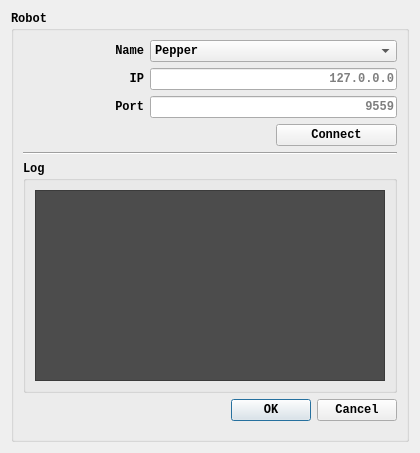
<?xml version="1.0" encoding="UTF-8"?>
<ui version="4.0">
 <class>ConnectionDialog</class>
 <widget class="QDialog" name="ConnectionDialog">
  <property name="geometry">
   <rect>
    <x>0</x>
    <y>0</y>
    <width>420</width>
    <height>453</height>
   </rect>
  </property>
  <property name="sizePolicy">
   <sizepolicy hsizetype="Preferred" vsizetype="Preferred">
    <horstretch>0</horstretch>
    <verstretch>0</verstretch>
   </sizepolicy>
  </property>
  <property name="minimumSize">
   <size>
    <width>350</width>
    <height>220</height>
   </size>
  </property>
  <property name="maximumSize">
   <size>
    <width>500</width>
    <height>500</height>
   </size>
  </property>
  <property name="windowTitle">
   <string>Connection Dialog</string>
  </property>
  <layout class="QGridLayout" name="gridLayout_3">
   <item row="0" column="0">
    <widget class="QGroupBox" name="groupBox">
     <property name="font">
      <font>
       <family>Courier New</family>
       <weight>75</weight>
       <bold>true</bold>
      </font>
     </property>
     <property name="title">
      <string>Robot</string>
     </property>
     <layout class="QGridLayout" name="gridLayout">
      <item row="0" column="0">
       <layout class="QGridLayout" name="gridLayout_12">
        <item row="1" column="0">
         <widget class="QLabel" name="robotIPLabel">
          <property name="text">
           <string>IP</string>
          </property>
          <property name="alignment">
           <set>Qt::AlignRight|Qt::AlignTrailing|Qt::AlignVCenter</set>
          </property>
         </widget>
        </item>
        <item row="5" column="0" colspan="3">
         <widget class="QGroupBox" name="groupBox_2">
          <property name="title">
           <string>Log</string>
          </property>
          <layout class="QGridLayout" name="gridLayout_2">
           <item row="0" column="0">
            <widget class="QTextEdit" name="messageTextEdit">
             <property name="autoFillBackground">
              <bool>true</bool>
             </property>
             <property name="styleSheet">
              <string notr="true">background: rgb(76, 76, 76)</string>
             </property>
            </widget>
           </item>
          </layout>
         </widget>
        </item>
        <item row="2" column="0">
         <widget class="QLabel" name="portLabel">
          <property name="text">
           <string>Port</string>
          </property>
          <property name="alignment">
           <set>Qt::AlignRight|Qt::AlignTrailing|Qt::AlignVCenter</set>
          </property>
         </widget>
        </item>
        <item row="8" column="1">
         <spacer name="verticalSpacer">
          <property name="orientation">
           <enum>Qt::Vertical</enum>
          </property>
          <property name="sizeHint" stdset="0">
           <size>
            <width>20</width>
            <height>10</height>
           </size>
          </property>
         </spacer>
        </item>
        <item row="2" column="1" colspan="2">
         <widget class="QLineEdit" name="robotPortValue">
          <property name="alignment">
           <set>Qt::AlignRight|Qt::AlignTrailing|Qt::AlignVCenter</set>
          </property>
          <property name="placeholderText">
           <string>9559</string>
          </property>
         </widget>
        </item>
        <item row="4" column="0" colspan="3">
         <widget class="Line" name="line">
          <property name="orientation">
           <enum>Qt::Horizontal</enum>
          </property>
         </widget>
        </item>
        <item row="3" column="2">
         <widget class="QPushButton" name="connectPushButton">
          <property name="text">
           <string>Connect</string>
          </property>
         </widget>
        </item>
        <item row="6" column="1" colspan="2">
         <widget class="QDialogButtonBox" name="buttonBox">
          <property name="orientation">
           <enum>Qt::Horizontal</enum>
          </property>
          <property name="standardButtons">
           <set>QDialogButtonBox::Cancel|QDialogButtonBox::Ok</set>
          </property>
         </widget>
        </item>
        <item row="1" column="1" colspan="2">
         <widget class="QLineEdit" name="robotIPValue">
          <property name="layoutDirection">
           <enum>Qt::LeftToRight</enum>
          </property>
          <property name="alignment">
           <set>Qt::AlignRight|Qt::AlignTrailing|Qt::AlignVCenter</set>
          </property>
          <property name="placeholderText">
           <string>127.0.0.0</string>
          </property>
         </widget>
        </item>
        <item row="0" column="0">
         <widget class="QLabel" name="label">
          <property name="text">
           <string>Name</string>
          </property>
          <property name="alignment">
           <set>Qt::AlignRight|Qt::AlignTrailing|Qt::AlignVCenter</set>
          </property>
         </widget>
        </item>
        <item row="0" column="1" colspan="2">
         <widget class="QComboBox" name="robotNameComboBox">
          <item>
           <property name="text">
            <string>Pepper</string>
           </property>
          </item>
          <item>
           <property name="text">
            <string>Nao</string>
           </property>
          </item>
         </widget>
        </item>
       </layout>
      </item>
     </layout>
    </widget>
   </item>
  </layout>
 </widget>
 <resources/>
 <connections>
  <connection>
   <sender>buttonBox</sender>
   <signal>accepted()</signal>
   <receiver>ConnectionDialog</receiver>
   <slot>accept()</slot>
   <hints>
    <hint type="sourcelabel">
     <x>248</x>
     <y>254</y>
    </hint>
    <hint type="destinationlabel">
     <x>157</x>
     <y>274</y>
    </hint>
   </hints>
  </connection>
  <connection>
   <sender>buttonBox</sender>
   <signal>rejected()</signal>
   <receiver>ConnectionDialog</receiver>
   <slot>reject()</slot>
   <hints>
    <hint type="sourcelabel">
     <x>316</x>
     <y>260</y>
    </hint>
    <hint type="destinationlabel">
     <x>286</x>
     <y>274</y>
    </hint>
   </hints>
  </connection>
 </connections>
</ui>
